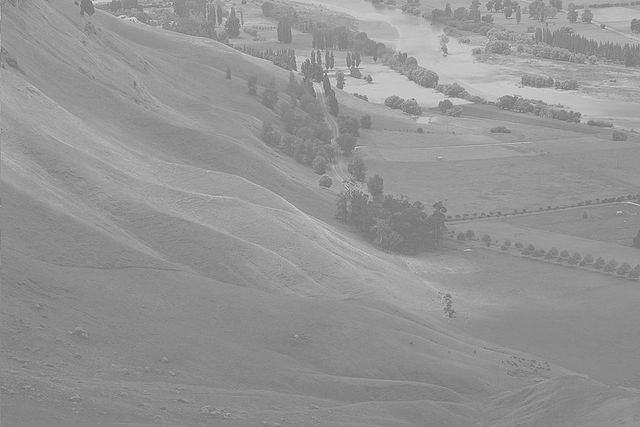
#> input picture computer_vision/Tutorial/opencv/Assets/Scenery.jpg, 640 x 427 px
$ jupyter execute 07_Histogram.ipynb
#> lines starting #> are read from the running program, lines starting #| are printed output that depends on the picture
# Welcome to the tutorial on Histograms

---

### In this document, we'll talk about the following:
- Histograms in Digital Image Processing

## Histograms

Histogram is a graphical display of data using bars of different heights. It represents the distribution of numerical data.

<center>Figure 1: Sample Histogram</center>

In digital image processing, the histogram is used for graphical representation of a digital image.
In this graph, the horizontal axis of the graph is used to represent tonal variations whereas the vertical axis is used to represent the number of pixels in that particular tone.
Nowadays, image histogram is present in digital cameras. Photographers use them to see the distribution of tones captured.
Black and dark areas are represented in the left side of the horizontal axis, medium grey color is represented in the middle, and the vertical axis represents the size of the area.

<center>Figure 2: Scenery</center>

### Some important terminology
**1. BINS**: BINS refer to the number of elements we want on the X axis of the histogram
**2. DIMS**: It is the number of parameters for which we collect the data.
**3. RANGE**: It is the range of intensity values you want to measure. Normally, it is [0, 256], i.e. all intensity values.

Let's see if we can generate the histogram of the grayscale image of the above scenery.

We begin by importing the important packages and the image itself in **Grayscale** since we want to view the intensities of the various pixels.

[cell 1]
import cv2
import numpy as np
from matplotlib import pyplot as plt

[cell 2]
img = cv2.imread('./Assets/Scenery.jpg', 0)
#> img is the input picture: shape (427, 640); min 104, max 230, mean 148
img.shape
#> Out = (427, 640)

Let's create a function which will helps us easily display the images.

[cell 3]
def plotter(org_img, new_img, axis='off'):
    fig=plt.figure(figsize=(15,7))
    rows = 1
    columns = 2

    fig.add_subplot(rows, columns, 1)
    plt.imshow(org_img, cmap='gray'); plt.axis(axis); plt.title("Original");

    fig.add_subplot(rows, columns, 2)
    plt.imshow(new_img, cmap='gray'); plt.axis(axis); plt.title("After Operation");

---
## Generate Histogram

### Using NumPy

#### `np.histogram(src [, bins=10, range=None, weights=None, density=None])`
This method loads an image from the specified file as a NumPy array(we will learn about this soon!) with each cell as a pixel.
##### Parameters
**src** : the source image
**bins(optional)** : this represents our BIN count.
**ranges(optional)** : The lower and upper range of the bins
**weights(optional)** : An array of weights, of the same shape as a.
**normed(optional)** : *bool* If True, the result is the value of the probability density function at the bin, normalized such that the integral over the range is 1. If False, the result will contain the number of samples in each bin.
##### Returns
- **hist**: The values of the histogram
- **bin_edges**: (length(hist)+1)

#### `ndarray.ravel()`
Returns a flattened array

[cell 4]
a = np.resize(np.arange(32), (4,4,2))
print("A's shape = ",a.shape)
print("After ravel shape = ", (a.ravel()).shape)

[cell 5]
hist, bins = np.histogram(img.ravel(),256,[0,256])
#> hist = 256 values, max 10779 at index 137, min 0 at index 0, mean 1067.5; bins = 257 values from 0 to 256

plt.plot(hist);
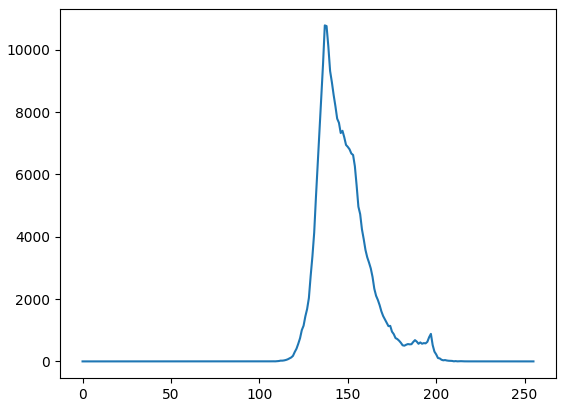
#> figure drawn by matplotlib, 1 panel; curve peaks at x = 137, y = 10779

### Using OpenCV
We use `cv2.calcHist()` function to get the histogram of the `img` NumPy array.

#### `cv2.calcHist(src, channels, mask, histSize, ranges, [accumulate ])`
##### Parameters
**src** : it is the source image
**channels** : it is also given in square brackets. It is the index of channel for which we calculate histogram
**mask** : mask image. To find histogram of full image, it is given as "None"
**histSize** : this represents our BIN count. Need to be given in square brackets
**ranges** : this is our RANGE. Normally, it is [0,256]
**accumulate (optional)**: *bool* This flag enables you to compute a single histogram from several sets of arrays. If it is set, the histogram is not cleared in the beginning when it is allocated
##### Returns
This method returns an image that is loaded from the specified file.

[cell 6]
hist = cv2.calcHist([img],[0],None,[256],[0,256])

plt.plot(hist);

### Using Matplotlib

Matplotlib comes with a histogram plotting function `pyplot.hist()`

[cell 7]
plt.hist(img.ravel(),256,[0,256])
plt.show()
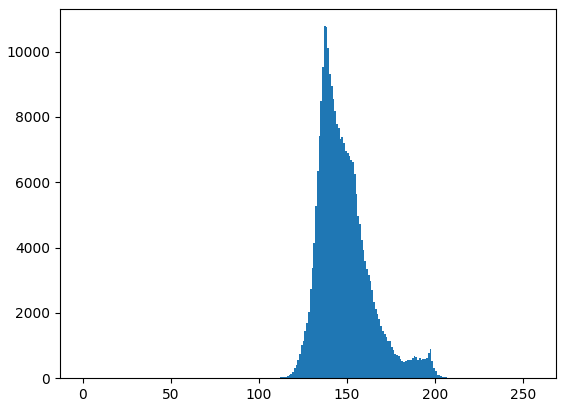
#> figure drawn by matplotlib, 1 panel; tallest bar 10779 high, from x = 137 to 138

---
## Histogram Equalization
Histogram Equalization is a method in image processing of contrast adjustment using the image's histogram.

### Using NumPy

#### `np.cumsum(src [, axis=None, dtype=None, out=None ])`
##### Parameters
**src** : it is the source image
**axis(optional)** : axis along which the cumulative sum is computed
**dtype(optional)** : Type of the returned array and of the accumulator in which the elements are summed
##### Returns
Return the cumulative sum of the elements along a given axis

#### `np.interp(x, xp, fp [,left=None, right=None, period=None])`
Computes One-dimensional linear interpolation
##### Parameters
**x** : The x-coordinates at which to evaluate the interpolated values
**xp** : The x-coordinates of the data points
**fp** : The y-coordinates of the data points, same length as xp
**left(optional)** : Value to return for x < xp\[0\]
**right(optional)** : Value to return for x > xp\[-1\]
**period(optional)** : A period for the x-coordinates
##### Returns
Returns the one-dimensional piecewise linear interpolant to a function with given discrete data points (xp, fp), evaluated at x

[cell 8]
def histogram_equalization(image):
    image_histogram, bins = np.histogram(img.ravel(),256, density=True)
#> image_histogram = 256 values, max 0.0801 at index 67, min 0 at index 1, mean 0.00794; bins = 257 values from 104 to 230

    cdf = image_histogram.cumsum()
#> cdf = 256 values from 7.43e-06 to 2.03
    cdf = 255 * cdf / cdf[-1]
#> cdf = 256 values from 0.000933 to 255

    # use linear interpolation of cdf to find new pixel values
    image_equalized = np.interp(image.flatten(), bins[:-1], cdf)

    return image_equalized.reshape(image.shape)
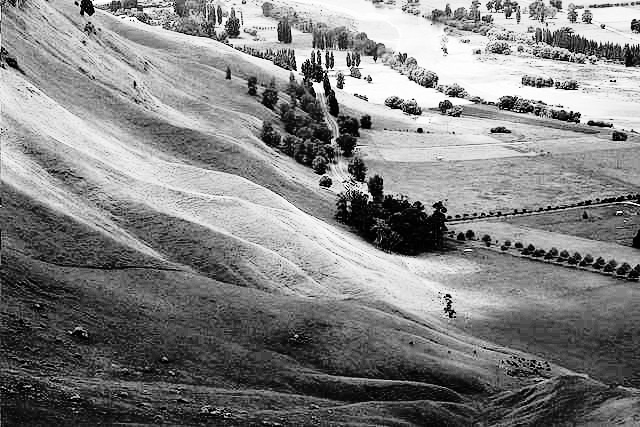
#> returned value: shape (427, 640) float64; min 0.000933, max 255, mean 130.4

equ_np = histogram_equalization(img)
plotter(img, equ_np)
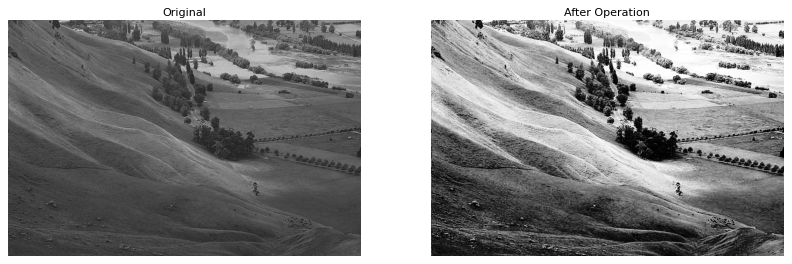
#> figure drawn by matplotlib, 2 panels

### Using OpenCV

#### `cv2.equalizeHist(src)`
The function normalizes the brightness and increases the contrast of the image.
##### Parameters
**src** : it is the source image
##### Returns
This method returns the histogram equalized image

[cell 9]
equ_cv = cv2.equalizeHist(img)

plotter(img, equ_cv)

## Contrast Limited Adaptive Histogram Equalization (CLAHE)

The above histogram equalization, considers the global contrast of the image. But such equalization can give unwanted results too.
Let's take an example.

[cell 10]
img2 = cv2.imread('./Assets/night_tree.jpg', 0)
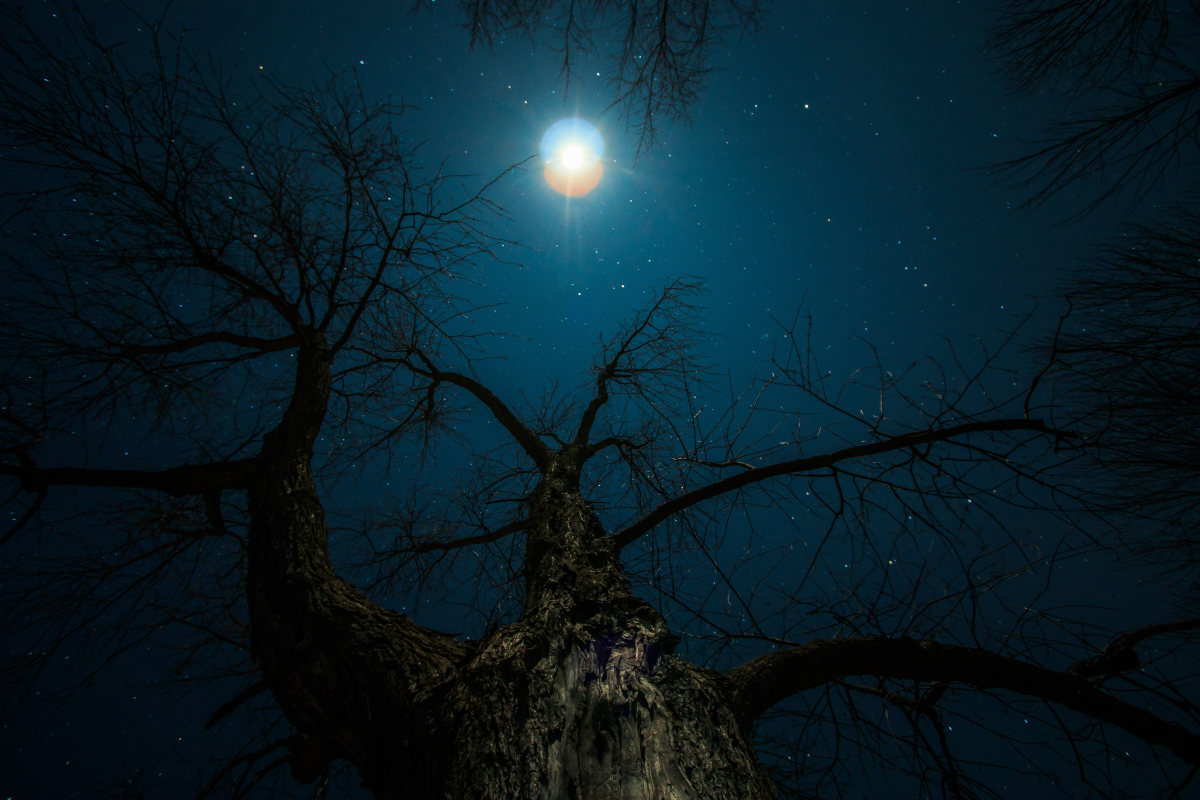
#> input picture computer_vision/Tutorial/opencv/Assets/night_tree.jpg, 6000 x 4000 px (shown at 1/5 size)
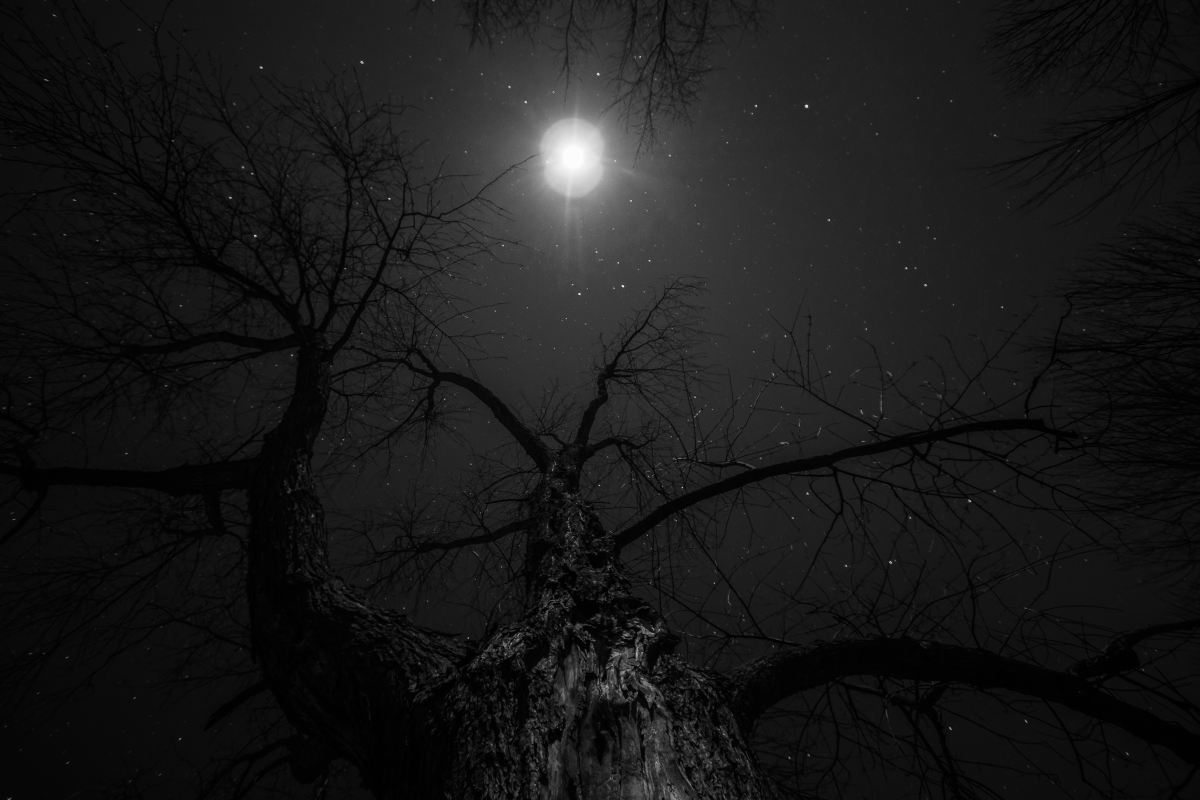
#> img2: shape (4000, 6000) (shown at 1/5 size); min 0, max 255, mean 25.3
equ = cv2.equalizeHist(img2)
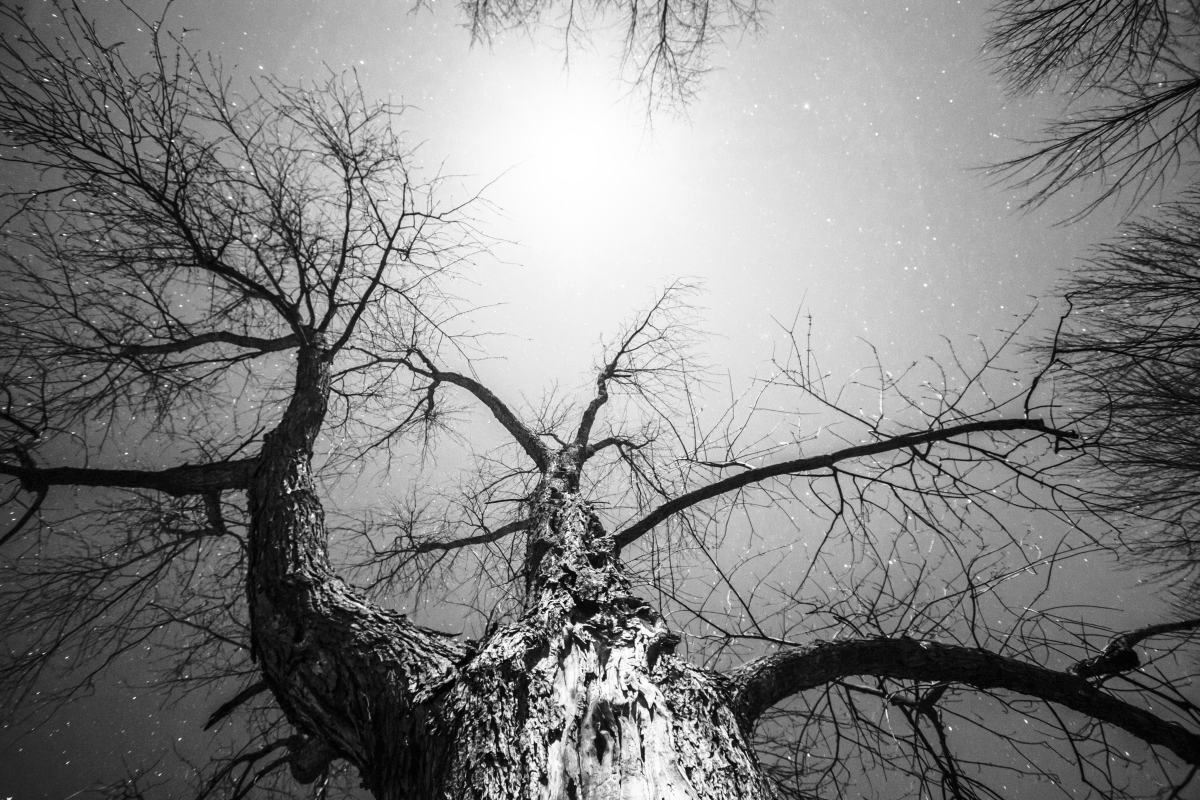
#> equ: shape (4000, 6000) (shown at 1/5 size); min 0, max 255, mean 129.8

plotter(img2, equ)

In the above situation, a lot of details have been brought to light by equalizing but we have lost some info too.
- We lost the light source at the top center.
- The image is too bright.

We have a solution to this problem which is **Contrast Limited Adaptive Histogram Equalization** or **CLAHE**.

#### `cv2.createCLAHE( [clipLimit = 40.0, tileGridSize = (8, 8)] )`
The function normalizes the brightness and increases the contrast of the image.
##### Parameters
**clipLimit(optional)** : Threshold for contrast limiting
**tileGridSize(optional)** : Size of grid for histogram equalization
##### Returns
Creates an object of `cv2.CLAHE` class.
*The `.apply(img)` function can be used on this object which Equalizes the histogram in the given `img`*.

[cell 11]
clahe = cv2.createCLAHE(clipLimit=2.0, tileGridSize=(8,8))
cl1 = clahe.apply(img2)
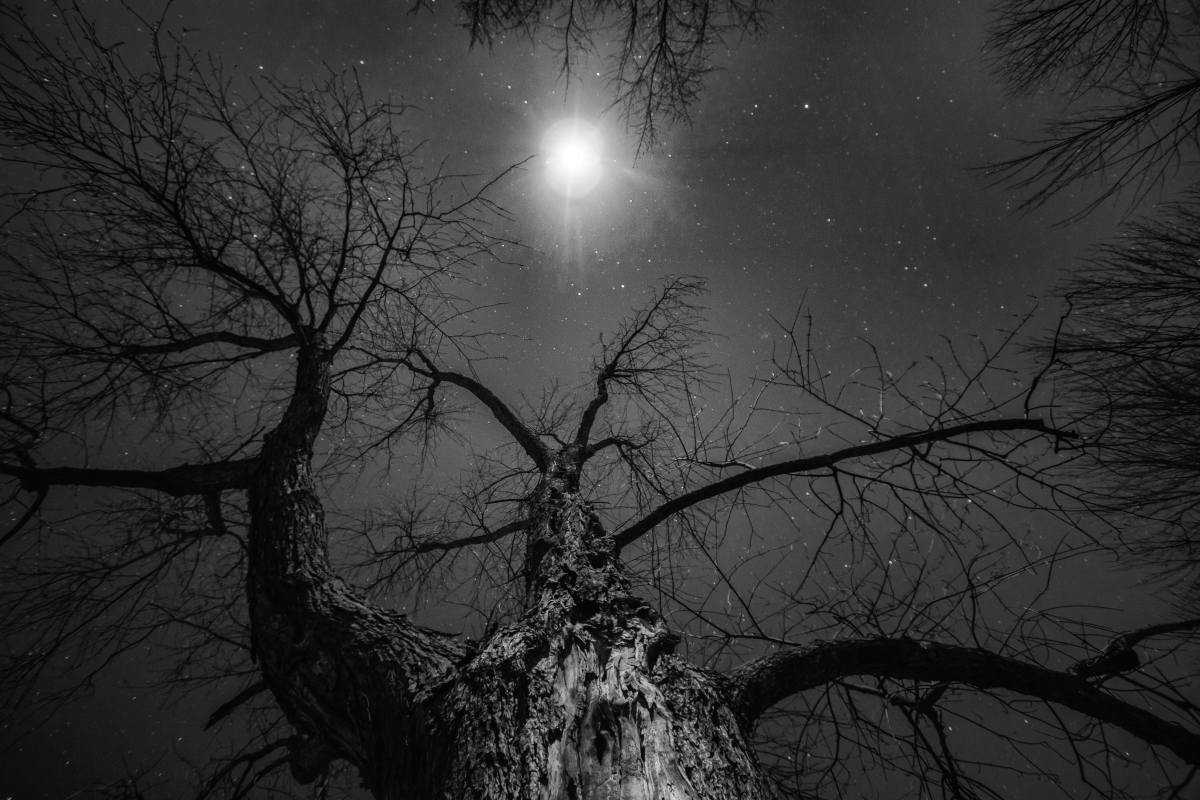
#> cl1: shape (4000, 6000) (shown at 1/5 size); min 1, max 255, mean 51.6

[cell 12]
fig=plt.figure(figsize=(15,10))
rows = 2
columns = 2
axis = 'off'

fig.add_subplot(rows, columns, 1)
plt.imshow(img2, cmap='gray'); plt.axis(axis); plt.title("Original");

fig.add_subplot(rows, columns, 2)
plt.imshow(equ, cmap='gray'); plt.axis(axis); plt.title("Histogram Equalization");

fig.add_subplot(rows, columns, 3)
plt.imshow(cl1, cmap='gray'); plt.axis(axis); plt.title("CLAHE");
